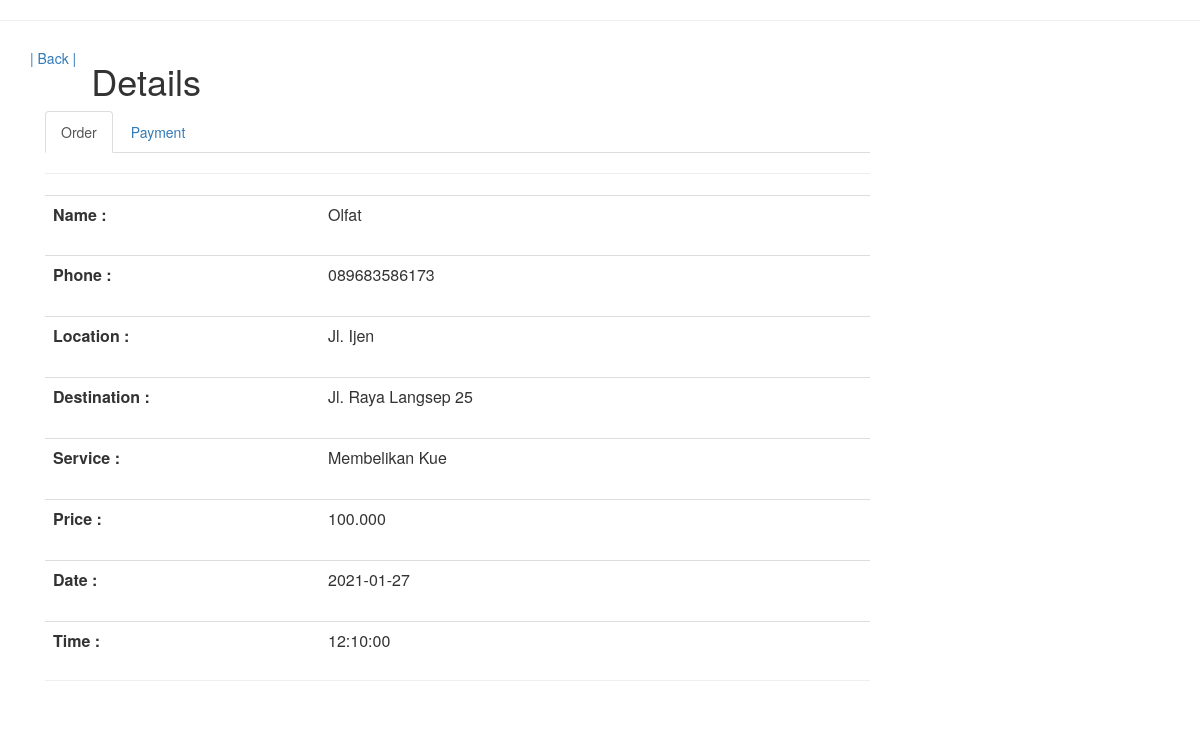
The app's page /detailpesanan.php?id=5 with its own data.
### tables this page shows
CREATE TABLE `pemesanan` (
  `id_pemesanan` int(11) NOT NULL,
  `nama` varchar(200) NOT NULL,
  `email_pemesan` varchar(50) NOT NULL,
  `telepon` varchar(20) NOT NULL,
  `lokasi` varchar(200) NOT NULL,
  `tujuan` varchar(200) NOT NULL,
  `jasa` text NOT NULL,
  `bayar` varchar(100) NOT NULL,
  `tanggal` date NOT NULL,
  `waktu` time NOT NULL,
  `status` varchar(100) NOT NULL DEFAULT 'Pending',
  `acc` varchar(100) NOT NULL DEFAULT 'Pending',
  `selesai` varchar(200) NOT NULL DEFAULT 'Pending',
  `bukti` varchar(200) NOT NULL DEFAULT 'Pending'
);

### detailpesanan.php (the view, shortened to what this page needs)
<?php
include('koneksi.php');
$id = $_GET['id'];
$data = $koneksi->query("SELECT * FROM pemesanan WHERE id_pemesanan='$id'");
$d = $data->fetch_assoc();
?>
<link href="//maxcdn.bootstrapcdn.com/bootstrap/4.0.0/css/bootstrap.min.css" rel="stylesheet" id="bootstrap-css">
<head>
    <link rel="stylesheet" href="https://maxcdn.bootstrapcdn.com/bootstrap/3.3.7/css/bootstrap.min.css">
</head>
<hr>
<div class="container bootstrap snippet">
    <div class="row">
        <h5><a href="worker/worker.php">| Back |</a></h5>
        <div class="col-sm-10">
            <h1>Details</h1>
        </div>
    </div>
    <div class="row">
        <div class="col-sm-9">
            <ul class="nav nav-tabs">
                <li class="active"><a href="detailpesanan.php">Order</a></li>
                <li><a href="detailpembayaran.php?id=<?php echo $d['id_pemesanan']; ?>">Payment</a></li>
            </ul>
            <div class="tab-content">
                <div class="tab-pane active" id="home">
                    <hr>
                    <table class="table">
                        <div class="form-group">
                            <div class="col-xs-6">
                                <th>Name :</th>
                                <td class="col-sm-8"><?php echo $d["nama"]; ?></td>
                            </div>
                        </div>
                    </table>
                    <table class="table">
                        <div class="form-group">
                            <div class="col-xs-6">
                                <th>Phone :</th>
                                <td class="col-sm-8"><?php echo $d["telepon"]; ?></td>
                            </div>
                        </div>
                    </table>
                    <table class="table">
                        <div class="form-group">
                            <div class="col-xs-6">
                                <th>Location :</th>
                                <td class="col-sm-8"><?php echo $d["lokasi"]; ?></td>
                            </div>
                        </div>
                    </table>
                    <table class="table">
                        <div class="form-group">
                            <div class="col-xs-6">
                                <th>Destination :</th>
                                <td class="col-sm-8"><?php echo $d["tujuan"]; ?></td>
                            </div>
                        </div>
                    </table>
                    <table class="table">
                        <div class="form-group">
                            <div class="col-xs-6">
                                <th>Service :</th>
                                <td class="col-sm-8"><?php echo $d["jasa"]; ?></td>
                            </div>
                        </div>
                    </table>
                    <table class="table">
                        <div class="form-group">
                            <div class="col-xs-6">
                                <th>Price :</th>
                                <td class="col-sm-8"><?php echo $d["bayar"]; ?></td>
                            </div>
                        </div>
                    </table>
                    <table class="table">
                        <div class="form-group">
                            <div class="col-xs-6">
                                <th>Date :</th>
                                <td class="col-sm-8"><?php echo $d["tanggal"]; ?></td>
                            </div>
                        </div>
                    </table>
                    <table class="table">
                        <div class="form-group">
                            <div class="col-xs-6">
                                <th>Time :</th>
                                <td class="col-sm-8"><?php echo $d["waktu"]; ?></td>
                            </div>
                        </div>
                    </table>
                </div>
                <hr>
            </div>
        </div>
    </div>
</div>

### records on screen
pemesanan: nama "Olfat", telepon "089683586173", lokasi "Jl. Ijen", tujuan "Jl. Raya Langsep 25", jasa "Membelikan Kue", bayar "100.000", tanggal "2021-01-27", waktu "12:10:00"
